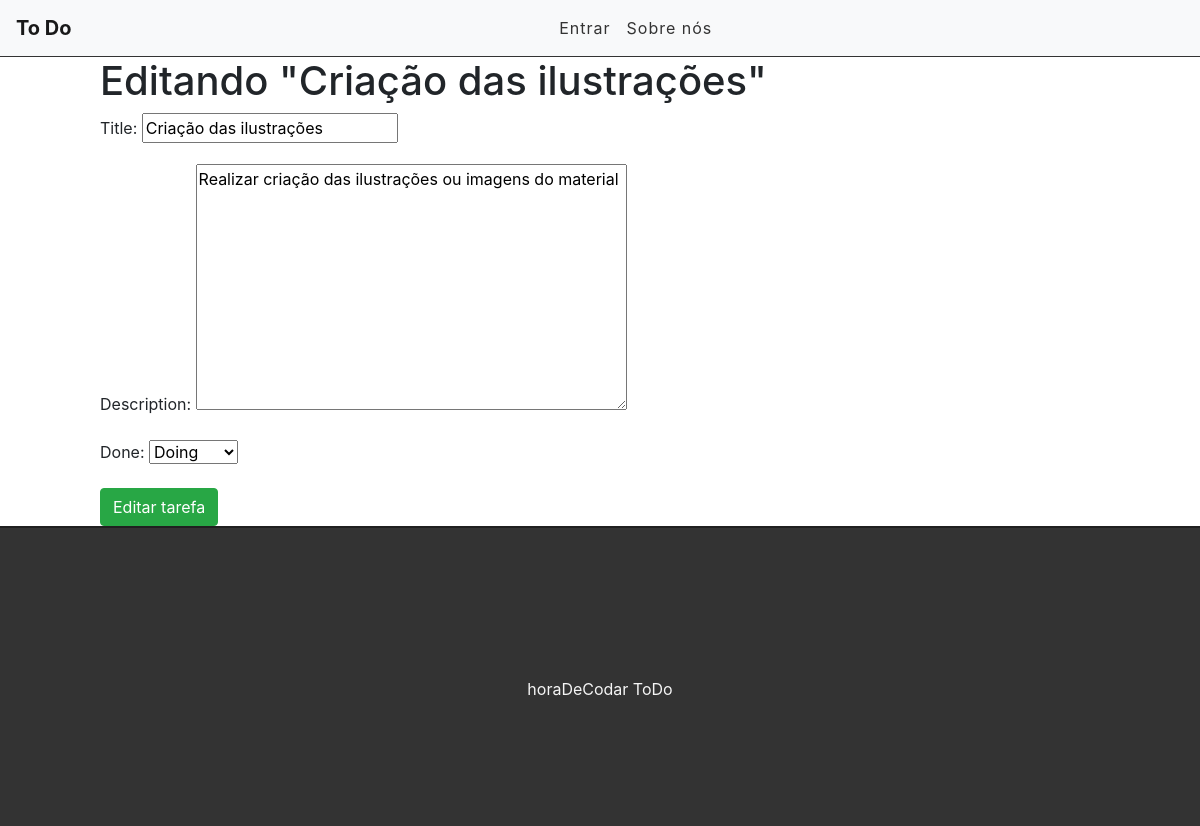
The app's page /edit/4 with its own data.
### tasks/models.py (models this page shows, shortened)
class Task(models.Model):
  STATUS = (
    ('doing', 'Doing'),
    ('done', 'Done'),
    )
  title = models.CharField(max_length=255)
  description = models.TextField()
  done = models.CharField(
    max_length = 5,
    choices = STATUS,
  )
  created_at = models.DateTimeField(auto_now_add=True)
  updated_at = models.DateTimeField(auto_now=True)

### tasks/views.py (the view)
# urls.py: path('edit/<int:id>', views.editTask, name='edit-task'),
def editTask(request, id):
    task = get_object_or_404(Task, pk=id)
    form = TaskForm(instance=task)  # reeber o formulario populado
    if(request.method == 'POST'):
        form = TaskForm(request.POST, instance=task)
        if(form.is_valid()):
            task.save()
            return redirect('/')
        else:
            return render(request, 'tasks/edittask.html', {'form': form, 'task': task})
    else:
        return render(request, 'tasks/edittask.html', {'form': form, 'task': task})

### tasks/forms.py
class TaskForm(forms.ModelForm):
  class Meta:
    model = Task
    fields = ('title', 'description', 'done')

### tasks/templates/tasks/edittask.html (shortened to what this page needs)
{% extends 'tasks/base.html' %}
{% block content %}
<div class="offset-1 col-10 list-div">
  <h1>Editando "{{task.title}}"</h1>
  <form method="POST">
    {{ form.as_p }}
    <input type="submit" class="btn btn-success" value="Editar tarefa">
  </form>
  </div>
{% endblock %}

### tasks/static/css/styles.css (style rules this page uses)
.list-div { padding: 0; }

### records on screen
Task: title "Criação das ilustrações", description "Realizar criação das ilustrações ou imagens do material", done "Doing"
